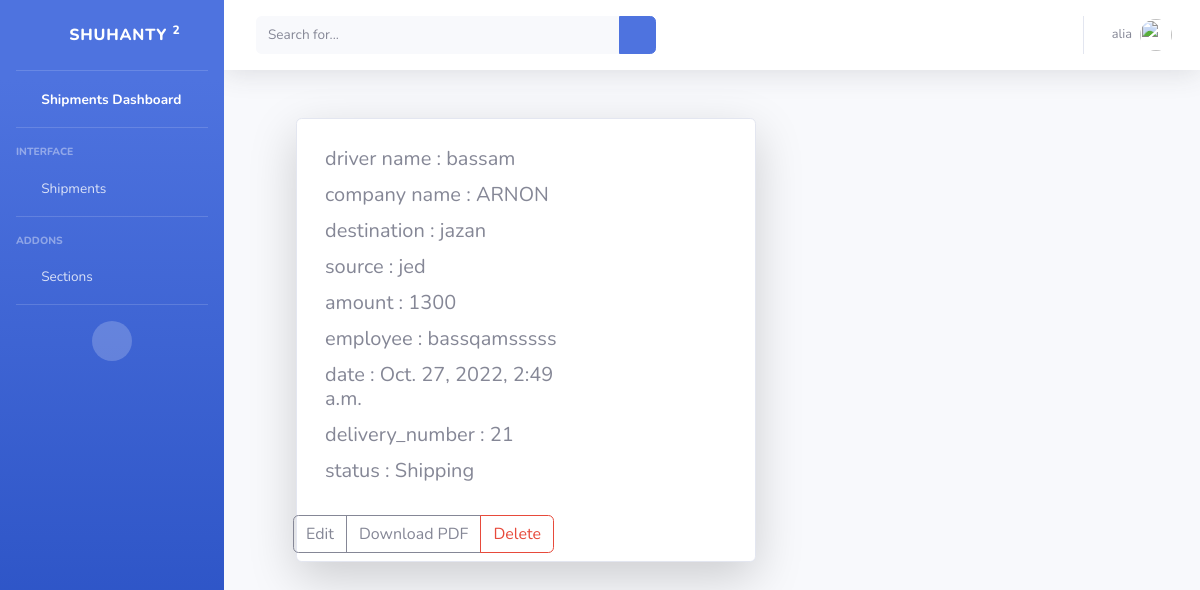
/shipments/details/2 (signed in), run on the app's committed database.
### shipments/models.py (models this page shows, shortened)
class ShipmentModel(models.Model):
    Shipment_id = models.BigAutoField(primary_key=True)
    driver = models.ForeignKey(DriverModel, on_delete=models.CASCADE)
    company = models.ForeignKey(CompanyModel, on_delete=models.CASCADE, null=True)
    destination =  models.CharField(max_length=225,  help_text=' الوجهة')
    source =  models.CharField(max_length=225,  default='' , help_text=' المصدر')
    amount =  models.CharField(max_length=225,  help_text=' الاجرة')
    employee =  models.ForeignKey(User, on_delete=models.CASCADE)
    date = models.DateTimeField(default=timezone.now)
    updated_at = models.DateTimeField(auto_now=True)
    delivery_number = models.IntegerField()
    SHIPPING = 'Shipping'
    DELIVERY = 'Delivery'
    PAYTRIP = 'Pay_trip'
    shipment_status =[
        (SHIPPING, 'Shipping'),
        (DELIVERY,'Delivery'),
        (PAYTRIP,'Pay Trip'),
    ]
    status = models.CharField(max_length=10, default=SHIPPING, help_text='حالة الشحنة')

### drivers/models.py (models this page shows)
class DriverModel(models.Model):
    driver_id = models.BigAutoField(primary_key=True)
    driver_name = models.CharField(max_length=225,  help_text='اسم السائق')
    Saudi_Arabia = 'Saudi'
    YEMEN = 'Yemeni'
    Syria = 'Syrian'
    Egypt = 'Egypt'
    Afghanistan = 'Afghanistan'
    Pakistan = 'Pakistani'
    Jordan = 'Jordanian'
    India = 'Indian'
    Other = 'other'
    countrys = [
        (Saudi_Arabia, 'Saudi'),
        (YEMEN, 'Yemeni'),
        (Syria, 'Syrian'),
        (Egypt, 'Egypt'),
        (Afghanistan, 'Afghanistan'),
        (Pakistan, 'Pakistani'),
        (Jordan, 'Jordanian'),
        (India, 'Indian'),
        (Other, 'other')
    ]
    driver_nationality = models.CharField(
        max_length=20, choices=countrys, default=Other,  help_text='جنسية السائق')
    driver_phone_number = models.CharField(
        max_length=16, help_text='رقم هاتف السائق ')
    Identification_Number = models.CharField(
        max_length=10,  help_text='رقم الهوية/الاقامة')
    truck_plate_number = models.CharField(
        max_length=8,  help_text='رقم لوحة الشاحنة')
    Truck_Reefers = 'Truck_Reefers'
    Truck_Flatbed  = 'Truck_Flatbed'
    Truck_high_sides = 'Truck_high_sides'
    Truck_Curtainsider = 'Truck_Curtainsider'
    lory_Flatbed= 'lory_Flatbed'
    lory_Reefers= 'lory_Reefers'
    dinah_Flatbed= 'dinah_Flatbed'
    dinah_Reefers= 'dinah_Reefers'
    Vehicle = [
        (Truck_Reefers, 'Truck_Reefers'),
        (Truck_Flatbed, 'Truck_Flatbed'),
        (Truck_high_sides, 'Truck_high_sides'),
        (Truck_Curtainsider, 'Truck_Curtainsider'),
        (lory_Flatbed, 'lory_Flatbed'),
        (lory_Reefers, 'lory_Reefers'),
        (dinah_Flatbed, 'dinah_Flatbed'),
        (dinah_Reefers, 'dinah_Reefers'),
    ]
    Vehicle_Type = models.CharField( choices=Vehicle, default=Truck_Flatbed,
        max_length=30, help_text='نوع السيارة(سطحة - جوانب) ....')
    Sequence_Number = models.CharField(
        max_length=30, help_text='الرقم التسلسلي من الاستمارة')
    Owner_car_id_number = models.CharField(
        max_length=10,  help_text='رقم هوية مالك السيارة')
    Identification_photo = models.ImageField(
        upload_to='driver/', null=True, help_text='صورة الهوية/الاقامة ')
    def __str__(self):
        return self.driver_name

### companies/models.py (models this page shows)
class CompanyModel(models.Model):
    company_name = models.CharField(max_length=225,  help_text='اسم الشركة')
    company_id = models.BigAutoField(primary_key=True)
    company_city = models.CharField(max_length=225,  default='Dammam',help_text='مقر الشركة')
    charging_area = models.CharField( max_length=225, default='Jeddah', help_text='منطقة الشحن ')
    def __str__(self):
        return self.company_name

### shipments/views.py (the view)
# urls.py: path('shipments/details/<int:pk>',shipments_details, name='shipments_details' ),
def shipments_details(request, pk):
    shipment = get_object_or_404(ShipmentModel ,pk=pk)
    return render(request, 'shipments/shipments-details.html',{'shipment':shipment})

### Shuhnaty/templates/shipments/shipments-details.html
{% extends 'base.html'  %}
{% block content %}
{% if user.is_authenticated %}
    <div class="card  m-5 shadow-lg p-2 bg-body rounded" style="max-width: 460px;">
        <div class="row g-0">
            <div class="col-md-8">
                <div class="card-body">
                    <h5 class="card-title">driver name  : {{ shipment.driver }}</h5>
                    <h5 class="card-title">company name  : {{ shipment.company }}</h5>
                    <h5 class="card-title">destination  : {{ shipment.destination }}</h5>
                    <h5 class="card-title">source  : {{ shipment.source }}</h5>
                    <h5 class="card-title">amount  : {{ shipment.amount }}</h5>
                    <h5 class="card-title">employee  : {{ shipment.employee }}</h5>
                    <h5 class="card-title">date  : {{ shipment.date }}</h5>
                    <h5 class="card-title">delivery_number  : {{ shipment.delivery_number}}</h5>
                    <h5 class="card-title">status  : {{ shipment.status }}</h5>
                </div>
            </div>
            <div class="btn-group" role="group" aria-label="Basic outlined example">
                <a class="btn btn-outline-secondary" href="{% url 'shipments_edit' shipment.pk %}">Edit</a>
                <a class="btn btn-outline-secondary" href="#">Download PDF</a>
                <a class="btn btn-outline-danger" href="{% url 'shipments_delete' shipment.pk %}">Delete</a>
            </div>
        </div>
    </div>
{% endif %}
{% endblock %}

### Shuhnaty/templates/base.html (shortened to what this page needs)
{% load static %}
<!DOCTYPE html>
<html lang="en">
<head>
    <link href="{% static 'vendor/fontawesome-free/css/all.min.css' %}" rel="stylesheet" type="text/css">
    <link href="{% static 'css/sb-admin-2.min.css' %}" rel="stylesheet">
    <link href="{% static 'vendor/datatables/dataTables.bootstrap4.min.css' %}" rel="stylesheet">
</head>
<body id="page-top">
    <div id="wrapper">
        {% if user.is_authenticated %}
        <ul class="navbar-nav bg-gradient-primary sidebar sidebar-dark accordion" id="accordionSidebar">
            <a class="sidebar-brand d-flex align-items-center justify-content-center" href="{% url 'index' %}">
                <div class="sidebar-brand-icon rotate-n-15">
                    <i class="fas fa-laugh-wink"></i>
                </div>
                <div class="sidebar-brand-text mx-3">Shuhanty <sup>2</sup></div>
            </a>
            <hr class="sidebar-divider my-0">
            <li class="nav-item active">
                <a class="nav-link" href="{% url 'shipments_list'%}">
                    <i class="fas fa-fw fa-tachometer-alt"></i>
                    <span> Shipments Dashboard</span></a>
            </li>
            <hr class="sidebar-divider">
            <div class="sidebar-heading">
                Interface
            </div>
            <li class="nav-item">
                <a class="nav-link collapsed" href="#" data-toggle="collapse" data-target="#collapseTwo"
                    aria-expanded="true" aria-controls="collapseTwo">
                    <i class="fas fa-fw fa-cog"></i>
                    <span>Shipments</span>
                </a>
            </li>
            <hr class="sidebar-divider">
            <div class="sidebar-heading">
                Addons
            </div>
            <li class="nav-item">
                <a class="nav-link collapsed" href="#" data-toggle="collapse" data-target="#collapsePages"
                    aria-expanded="true" aria-controls="collapsePages">
                    <i class="fas fa-fw fa-folder"></i>
                    <span>Sections</span>
                </a>
            </li>
            <hr class="sidebar-divider d-none d-md-block">
            <div class="text-center d-none d-md-inline">
                <button class="rounded-circle border-0" id="sidebarToggle"></button>
            </div>
        </ul>
        {% endif %}
        <div id="content-wrapper" class="d-flex flex-column">
            <div id="content">
                {% if user.is_authenticated %}
                <nav class="navbar navbar-expand navbar-light bg-white topbar mb-4 static-top shadow">
                    <form
                        class="d-none d-sm-inline-block form-inline mr-auto ml-md-3 my-2 my-md-0 mw-100 navbar-search">
                        <div class="input-group">
                            <input type="text" class="form-control bg-light border-0 small" placeholder="Search for..."
                                aria-label="Search" aria-describedby="basic-addon2">
                            <div class="input-group-append">
                                <button class="btn btn-primary" type="button">
                                    <i class="fas fa-search fa-sm"></i>
                                </button>
                            </div>
                        </div>
                    </form>
                    <ul class="navbar-nav ml-auto">
                        <li class="nav-item dropdown no-arrow">
                            <a class="nav-link dropdown-toggle" href="#" id="userDropdown" role="button"
                                data-toggle="dropdown" aria-haspopup="true" aria-expanded="false">
                                <span class="mr-2 d-none d-lg-inline text-gray-600 small">{{ user }}</span>
                                <img class="img-profile rounded-circle" src="{% static 'img/undraw_profile.svg' %}">
                            </a>
                        </li>
                    </ul>
                </nav>
                {% endif %}
                <div class="container-fluid">
                    {% block content %}
                    {% endblock %}
                </div>
            </div>
        </div>
    </div>
</body>
</html>

### data on the page
ShipmentModel: driver "bassam", company "ARNON", destination "jazan", source "jed", amount "1300", employee "bassqamsssss", date "Oct. 27, 2022, 2:49 a.m.", delivery_number "21", status "Shipping"

### other printed values
{{ user }} "alia"
